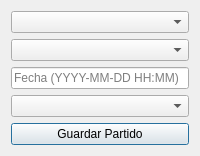
<?xml version="1.0" encoding="UTF-8"?>
<ui version="4.0">
 <class>DialogPartido</class>
 <widget class="QDialog" name="DialogPartido">
  <property name="windowTitle">
   <string>Crear Partido</string>
  </property>
  <layout class="QVBoxLayout">
   <item>
    <widget class="QComboBox" name="combo_local"/>
   </item>
   <item>
    <widget class="QComboBox" name="combo_visitante"/>
   </item>
   <item>
    <widget class="QLineEdit" name="txt_fecha">
     <property name="placeholderText">
      <string>Fecha (YYYY-MM-DD HH:MM)</string>
     </property>
    </widget>
   </item>
   <item>
    <widget class="QComboBox" name="combo_arbitro"/>
   </item>
   <item>
    <widget class="QPushButton" name="btn_guardar">
     <property name="text">
      <string>Guardar Partido</string>
     </property>
    </widget>
   </item>
  </layout>
 </widget>
 <resources/>
 <connections/>
</ui>
